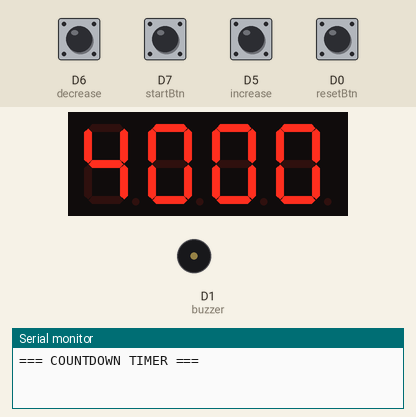
Simulated run of this sketch. Board: ESP8266 (NodeMCU). Shown: 4-digit seven-segment display, buzzer (waves = sounding, pin HIGH), the last lines printed to the serial monitor. The inputs (shaded band) are chosen by the test bench; at power-on: D0 (resetBtn), D5 (increase), D6 (decrease), D7 (startBtn) HIGH.

Above: at 1.2 s.
1.3 s: D7 (startBtn) pulled LOW for 0.15 s
At 2.7 s:
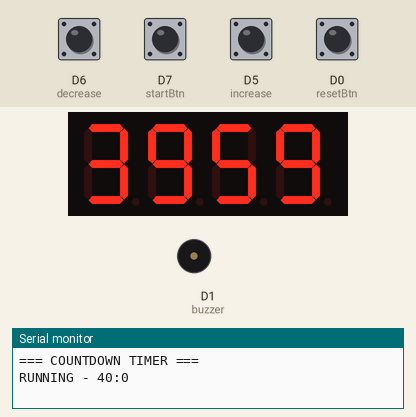
4.4 s: D0 (resetBtn) pulled LOW for 0.15 s
At 5.3 s:
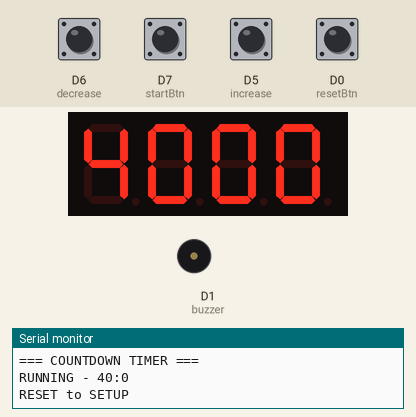
6.0 s: D6 (decrease) pulled LOW for 1 s
At 8.0 s:
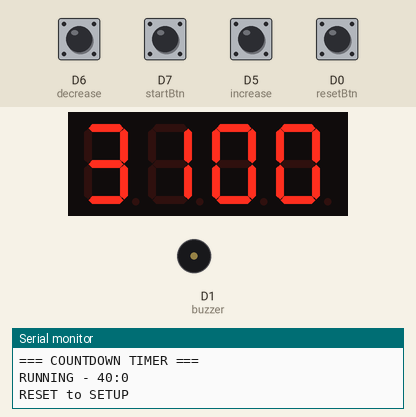
8.5 s: D5 (increase) pulled LOW for 0.15 s
At 9.7 s:
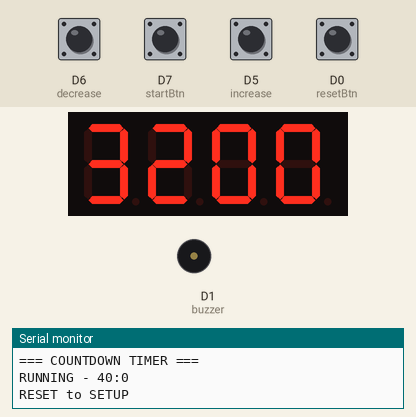
10.1 s: D7 (startBtn) pulled LOW for 1 s
At 11.8 s:
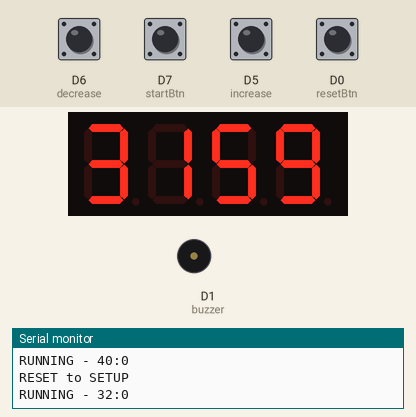
Timing chart, 0 to 13.3 s (numbered marks = the images above; inputs shaded):
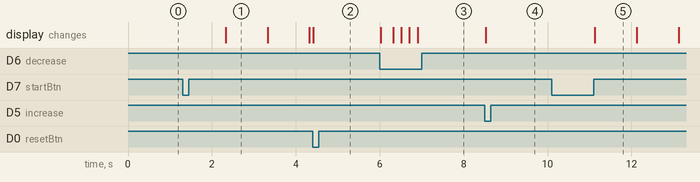

The sketch:

count_down_timer_220426.ino
```cpp
#include <TM1637.h>

// ==================== HARDWARE CONFIGURATION ====================
const uint8_t clk = D3;
const uint8_t dio = D4;
const uint8_t increase = D5;
const uint8_t decrease = D6;
const uint8_t startBtn = D7;
const uint8_t resetBtn = D0;
const uint8_t buzzer = D1;

TM1637 tm(clk, dio);

// ==================== TIMER CONFIGURATION ====================
const uint8_t DEFAULT_TIME = 40;
const uint8_t MAX_TIME = 99;
uint8_t minutes = DEFAULT_TIME;
uint8_t seconds = 0;

// ==================== TIMING CONSTANTS ====================
const uint8_t DEBOUNCE_DELAY = 20;
const uint16_t INITIAL_PRESS_DELAY = 300;  // Delay before continuous increment starts
const uint16_t REPEAT_DELAY = 200;         // Repeat every 200ms while held
const uint16_t COUNTDOWN_INTERVAL = 1000;

// ==================== STATE MACHINE ====================
enum State : uint8_t {
  SETUP,      // Setting time
  RUNNING,    // Countdown active
  FINISHED    // Timer complete, buzzer on
};
State state = SETUP;

// ==================== BUTTON STATE TRACKING ====================
struct ButtonState {
  uint8_t last;
  unsigned long pressTime;
  unsigned long repeatTime;
  bool continuousMode;  // True when in continuous increment mode
  bool firstPressHandled;  // True after first +1/-1 is applied
};

ButtonState incBtn = {HIGH, 0, 0, false, false};
ButtonState decBtn = {HIGH, 0, 0, false, false};
uint8_t lastResetState = HIGH;
uint8_t lastStartState = HIGH;
unsigned long lastResetTime = 0;
unsigned long lastTick = 0;

// ==================== FUNCTION DECLARATIONS ====================
void updateDisplay();
void checkResetButton();
void handleSetup();
void handleRunning();
void handleFinished();
void handleIncreaseButton();
void handleDecreaseButton();
void adjustTime(int8_t delta);

// ==================== SETUP ====================
void setup() {
  // Configure pins
  pinMode(increase, INPUT_PULLUP);
  pinMode(decrease, INPUT_PULLUP);
  pinMode(startBtn, INPUT_PULLUP);
  pinMode(resetBtn, INPUT_PULLUP);
  pinMode(buzzer, OUTPUT);
  digitalWrite(buzzer, LOW);

  // Initialize display
  tm.init();
  tm.set(3);

  Serial.begin(9600);
  Serial.println(F("=== COUNTDOWN TIMER ==="));
  updateDisplay();
}

// ==================== MAIN LOOP ====================
void loop() {
  checkResetButton();

  switch (state) {
    case SETUP:
      handleSetup();
      break;
    case RUNNING:
      handleRunning();
      break;
    case FINISHED:
      handleFinished();
      break;
  }
}

// ==================== STATE HANDLERS ====================
void handleSetup() {
  handleIncreaseButton();
  checkResetButton();
  handleDecreaseButton();
  checkResetButton();

  uint8_t startState = digitalRead(startBtn);
  if (startState == LOW && lastStartState == HIGH) {
    if (minutes > 0 || seconds > 0) {
      // Reset button states before transitioning
      incBtn.continuousMode = false;
      incBtn.firstPressHandled = false;
      decBtn.continuousMode = false;
      decBtn.firstPressHandled = false;

      state = RUNNING;
      lastTick = millis();
      Serial.print(F("RUNNING - "));
      Serial.print(minutes);
      Serial.print(F(":"));
      Serial.println(seconds);
    } else {
      Serial.println(F("Cannot start: Time is 00:00"));
    }
  }
  lastStartState = startState;
}

void handleRunning() {
  // Update other button states to prevent false triggers
  incBtn.last = digitalRead(increase);
  decBtn.last = digitalRead(decrease);
  lastStartState = digitalRead(startBtn);

  checkResetButton();

  unsigned long now = millis();
  // Handle millis() overflow safely
  if ((now - lastTick >= COUNTDOWN_INTERVAL) || (now < lastTick)) {
    lastTick = now;

    if (seconds > 0) {
      seconds--;
    } else if (minutes > 0) {
      minutes--;
      seconds = 59;
    } else {
      // Timer reached zero
      state = FINISHED;
      digitalWrite(buzzer, HIGH);
      Serial.println(F("FINISHED - TIME'S UP!"));
    }
    updateDisplay();

    #ifdef DEBUG
    Serial.print(minutes);
    Serial.print(F(":"));
    Serial.println(seconds);
    #endif
  }

  checkResetButton();
}

void handleFinished() {
  incBtn.last = digitalRead(increase);
  decBtn.last = digitalRead(decrease);
  lastStartState = digitalRead(startBtn);
  checkResetButton();
}

// ==================== BUTTON HANDLERS ====================
void handleIncreaseButton() {
  uint8_t current = digitalRead(increase);
  unsigned long now = millis();

  if (current == LOW && incBtn.last == HIGH) {
    // Button just pressed - apply +1 immediately
    incBtn.pressTime = now;
    incBtn.repeatTime = now;
    incBtn.continuousMode = false;
    incBtn.firstPressHandled = true;
    adjustTime(1);  // +1 on press
    incBtn.last = LOW;
  }
  else if (current == LOW && incBtn.last == LOW) {
    // Button held - check if we should start continuous mode
    if (!incBtn.continuousMode && (now - incBtn.pressTime >= INITIAL_PRESS_DELAY)) {
      // Start continuous mode
      incBtn.continuousMode = true;
      incBtn.repeatTime = now;
      adjustTime(2);  // First +2 in continuous mode
    }
    else if (incBtn.continuousMode && (now - incBtn.repeatTime >= REPEAT_DELAY)) {
      // Continue adding +2 every REPEAT_DELAY
      incBtn.repeatTime = now;
      adjustTime(2);
    }
  }
  else if (current == HIGH && incBtn.last == LOW) {
    // Button released - reset state
    incBtn.last = HIGH;
    incBtn.continuousMode = false;
    incBtn.firstPressHandled = false;
  }
}

void handleDecreaseButton() {
  uint8_t current = digitalRead(decrease);
  unsigned long now = millis();

  if (current == LOW && decBtn.last == HIGH) {
    // Button just pressed - apply -1 immediately
    decBtn.pressTime = now;
    decBtn.repeatTime = now;
    decBtn.continuousMode = false;
    decBtn.firstPressHandled = true;
    adjustTime(-1);  // -1 on press
    decBtn.last = LOW;
  }
  else if (current == LOW && decBtn.last == LOW) {
    // Button held - check if we should start continuous mode
    if (!decBtn.continuousMode && (now - decBtn.pressTime >= INITIAL_PRESS_DELAY)) {
      // Start continuous mode
      decBtn.continuousMode = true;
      decBtn.repeatTime = now;
      adjustTime(-2);  // First -2 in continuous mode
    }
    else if (decBtn.continuousMode && (now - decBtn.repeatTime >= REPEAT_DELAY)) {
      // Continue subtracting -2 every REPEAT_DELAY
      decBtn.repeatTime = now;
      adjustTime(-2);
    }
  }
  else if (current == HIGH && decBtn.last == LOW) {
    // Button released - reset state
    decBtn.last = HIGH;
    decBtn.continuousMode = false;
    decBtn.firstPressHandled = false;
  }
}

void adjustTime(int8_t delta) {
  int16_t newMinutes = (int16_t)minutes + delta;
  // Constrain to valid range
  if (newMinutes < 0) newMinutes = 0;
  if (newMinutes > MAX_TIME) newMinutes = MAX_TIME;
  minutes = (uint8_t)newMinutes;
  updateDisplay();

  #ifdef DEBUG
  Serial.print(F("Time adjusted: "));
  Serial.print(minutes);
  Serial.println(F(" min"));
  #endif
}

void checkResetButton() {
  uint8_t current = digitalRead(resetBtn);

  if (current == LOW && lastResetState == HIGH) {
    unsigned long now = millis();
    if (now - lastResetTime >= DEBOUNCE_DELAY) {
      minutes = DEFAULT_TIME;
      seconds = 0;
      state = SETUP;
      digitalWrite(buzzer, LOW);

      // Reset all button states completely
      incBtn.last = HIGH;
      incBtn.continuousMode = false;
      incBtn.firstPressHandled = false;
      decBtn.last = HIGH;
      decBtn.continuousMode = false;
      decBtn.firstPressHandled = false;

      updateDisplay();
      Serial.println(F("RESET to SETUP"));
      lastResetTime = now;
    }
  }
  lastResetState = current;
}

// ==================== DISPLAY ====================
inline void updateDisplay() {
  tm.display(0, minutes / 10);
  tm.display(1, minutes % 10);
  tm.display(2, seconds / 10);
  tm.display(3, seconds % 10);
  // Note: Not all TM1637 libraries support tm.point()
  // If your library doesn't have this method, comment out the line below
  // tm.point(true);  // Enable colon separator
}
```

Measured:
- after the input at 1.3 s, the display: changes after 1.0 s (image 1)
- after the input at 4.4 s, the display: changes at once (image 2)
- after the input at 6.0 s, the display: first changes at once (image 3 shows a later state)
- after the input at 8.5 s, the display: changes at once (image 4)
- after the input at 10.1 s, the display: changes after 1.0 s (image 5)
